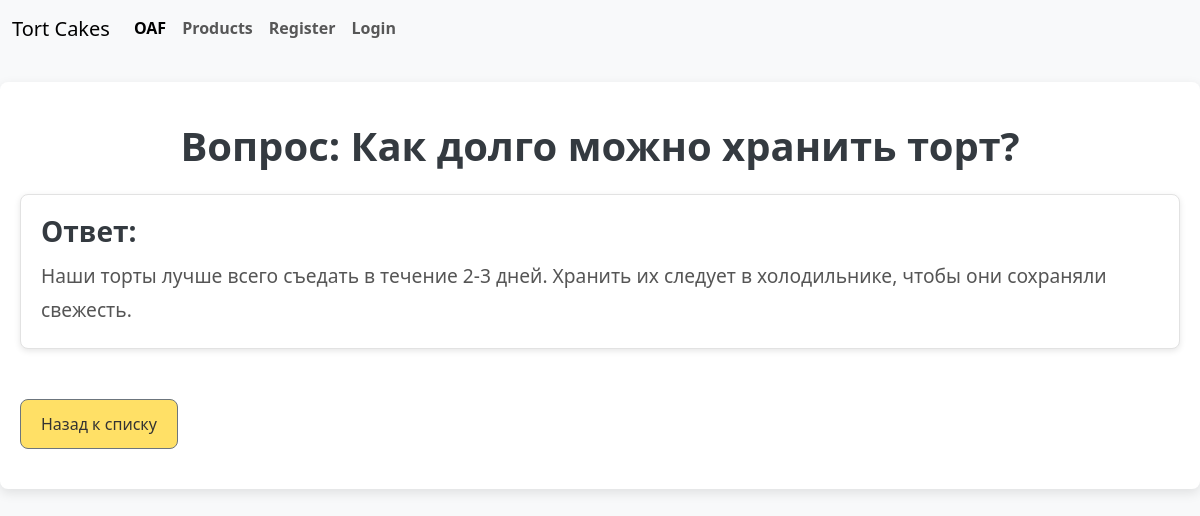
The page /oaf/4/ on the database its author committed.
### post/models.py (models this page shows, shortened)
class OftenAskedQuestion(models.Model):
    question = models.TextField()
    answer = models.TextField()
    class Meta:
        verbose_name_plural = 'Часто задаваемые вопросы'
        verbose_name = 'Часто задаваемый вопрос'

### post/views.py (the view)
# urls.py: path('oaf/<int:oaf_id>/', oaf_detail_view, name='oaf_detail'),
def oaf_detail_view(request, oaf_id):
    if request.method == 'GET':
        oaf = OftenAskedQuestion.objects.get(id=oaf_id)
        return render(request,
                      'oaf/oaf_detail.html',
                      context={"oaf": oaf})

### templates/oaf/oaf_detail.html
{% extends 'components/navbar.html' %}}
{% load static %}
{% block content %}
<head>
    <link rel="stylesheet" type="text/css" href="{% static 'products/faq_detail.css' %}">
</head>
<div class="container mt-4">
    <h1 class="text-center mb-4">Вопрос: {{ oaf.question }}</h1>
    <div class="card">
        <div class="card-body">
            <h5 class="card-title">Ответ:</h5>
            <p class="card-text">{{ oaf.answer }}</p>
        </div>
    </div>
    <div class="mt-4">
        <a href="{% url 'oaf_list' %}" class="btn btn-secondary">Назад к списку</a>
    </div>
</div>
{% endblock %}

### static/products/faq_detail.css (style rules this page uses)
* { margin: 0; padding: 0; box-sizing: border-box; }
body { font-family: 'Segoe UI', Tahoma, Geneva, Verdana, sans-serif; background-color: #f8f9fa; color: #333; line-height: 1.6; }
.container { max-width: 1200px; margin: 0 auto; padding: 40px 20px; background-color: #fff; border-radius: 8px; box-shadow: 0 4px 12px rgba(0, 0, 0, 0.1); }
h1 { font-size: 2.5rem; font-weight: bold; color: #343a40; text-align: center; margin-bottom: 30px; }
.card { background-color: #fff; border: 1px solid #e2e2e2; border-radius: 8px; box-shadow: 0 2px 6px rgba(0, 0, 0, 0.1); margin-bottom: 30px; }
.card-body { padding: 20px; }
.card-title { font-size: 1.75rem; color: #343a40; font-weight: 600; margin-bottom: 10px; }
.card-text { color: #555; font-size: 1.2rem; line-height: 1.8; }
.btn-secondary { background-color: #ffe066; color: #333; border-radius: 8px; padding: 12px 20px; font-size: 1rem; text-align: center; text-decoration: none; transition: background-color 0.3s ease; margin-top: 20px; }
html { scroll-behavior: smooth; }

### rows shown on the page
OftenAskedQuestion: question "Как долго можно хранить торт?", answer "Наши торты лучше всего съедать в течение 2-3 дней. Хранить их следует в холодильнике, чтобы они сохраняли свежесть."
